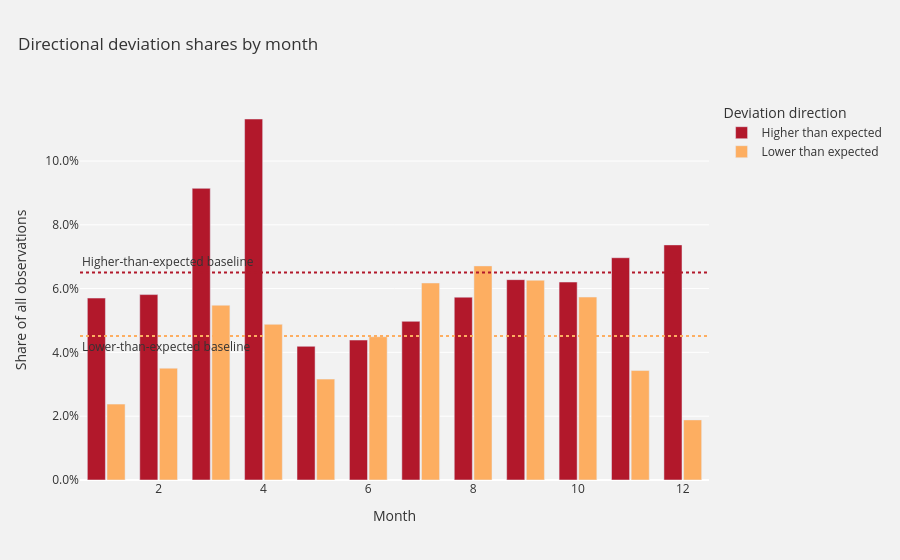

The cell this chart's notebook holds for it:
### Code cell
plot_directional_deviation_shares(
    monthly_directional_summary,
    "month",
    "Directional deviation shares by month",
    x_axis_label="Month"
)

### Figure 1 — Plotly figure (JSON) as saved in the notebook; plotly's stock layout.template omitted (floating-point values rounded to 4 significant figures)
{"data": [{"alignmentgroup": "True", "hovertemplate": "Deviation direction=Higher than expected<br>Month=%{x}<br>Share of all observations=%{y}<extra></extra>", "legendgroup": "Higher than expected", "marker": {"color": "#b2182b", "pattern": {"shape": ""}}, "name": "Higher than expected", "offsetgroup": "Higher than expected", "orientation": "v", "showlegend": true, "textposition": "auto", "type": "bar", "x": [1, 2, 3, 4, 5, 6, 7, 8, 9, 10, 11, 12], "xaxis": "x", "y": [0.05703, 0.05812, 0.09143, 0.1132, 0.0419, 0.04387, 0.04974, 0.05731, 0.0628, 0.06205, 0.06968, 0.0737], "yaxis": "y"}, {"alignmentgroup": "True", "hovertemplate": "Deviation direction=Lower than expected<br>Month=%{x}<br>Share of all observations=%{y}<extra></extra>", "legendgroup": "Lower than expected", "marker": {"color": "#fdae61", "pattern": {"shape": ""}}, "name": "Lower than expected", "offsetgroup": "Lower than expected", "orientation": "v", "showlegend": true, "textposition": "auto", "type": "bar", "x": [1, 2, 3, 4, 5, 6, 7, 8, 9, 10, 11, 12], "xaxis": "x", "y": [0.02379, 0.03505, 0.0548, 0.0488, 0.03162, 0.04492, 0.06176, 0.06712, 0.06262, 0.05735, 0.03432, 0.01884], "yaxis": "y"}], "layout": {"annotations": [{"font": {"color": "#333333"}, "showarrow": false, "text": "Higher-than-expected baseline", "x": 0, "xanchor": "left", "xref": "x domain", "y": 0.06506, "yanchor": "bottom", "yref": "y"}, {"font": {"color": "#333333"}, "showarrow": false, "text": "Lower-than-expected baseline", "x": 0, "xanchor": "left", "xref": "x domain", "y": 0.04516, "yanchor": "top", "yref": "y"}], "bargap": 0.25, "bargroupgap": 0.08, "barmode": "group", "font": {"color": "#333333"}, "legend": {"title": {"text": "Deviation direction"}, "tracegroupgap": 0}, "paper_bgcolor": "#f2f2f2", "plot_bgcolor": "#f2f2f2", "shapes": [{"line": {"color": "#b2182b", "dash": "dot"}, "type": "line", "x0": 0, "x1": 1, "xref": "x domain", "y0": 0.06506, "y1": 0.06506, "yref": "y"}, {"line": {"color": "#fdae61", "dash": "dot"}, "type": "line", "x0": 0, "x1": 1, "xref": "x domain", "y0": 0.04516, "y1": 0.04516, "yref": "y"}], "title": {"text": "Directional deviation shares by month", "x": 0.02}, "xaxis": {"anchor": "y", "domain": [0, 1], "showgrid": false, "title": {"text": "Month"}}, "yaxis": {"anchor": "x", "domain": [0, 1], "gridcolor": "white", "tickformat": ".1%", "title": {"text": "Share of all observations"}, "zerolinecolor": "white"}}}
